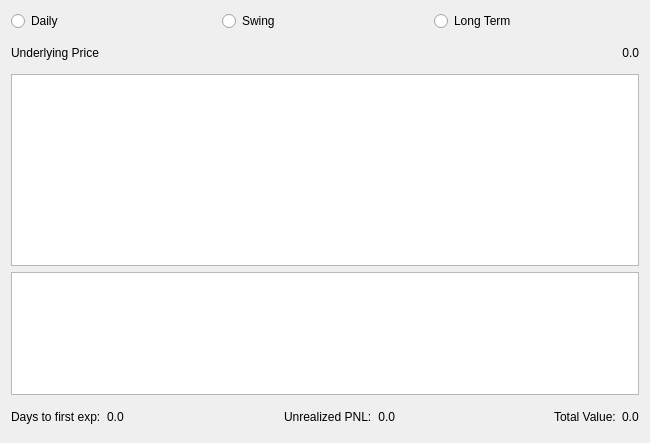
<?xml version="1.0" encoding="UTF-8"?>
<ui version="4.0">
 <class>Form</class>
 <widget class="QWidget" name="Form">
  <property name="geometry">
   <rect>
    <x>0</x>
    <y>0</y>
    <width>650</width>
    <height>443</height>
   </rect>
  </property>
  <property name="windowTitle">
   <string>Form</string>
  </property>
  <layout class="QGridLayout" name="gridLayout">
   <item row="0" column="0">
    <layout class="QVBoxLayout" name="verticalLayout_2" stretch="0,1,0,4,1">
     <item>
      <layout class="QHBoxLayout" name="horizontalLayout_3">
       <item>
        <widget class="QRadioButton" name="radioButton_3">
         <property name="text">
          <string>Daily</string>
         </property>
         <attribute name="buttonGroup">
          <string notr="true">buttonGroup</string>
         </attribute>
        </widget>
       </item>
       <item>
        <widget class="QRadioButton" name="radioButton_2">
         <property name="text">
          <string>Swing</string>
         </property>
         <attribute name="buttonGroup">
          <string notr="true">buttonGroup</string>
         </attribute>
        </widget>
       </item>
       <item>
        <widget class="QRadioButton" name="radioButton">
         <property name="text">
          <string>Long Term</string>
         </property>
         <attribute name="buttonGroup">
          <string notr="true">buttonGroup</string>
         </attribute>
        </widget>
       </item>
      </layout>
     </item>
     <item>
      <layout class="QHBoxLayout" name="horizontalLayout">
       <item>
        <widget class="QLabel" name="label_7">
         <property name="text">
          <string>Underlying Price</string>
         </property>
        </widget>
       </item>
       <item>
        <widget class="QLabel" name="underlying_price_label">
         <property name="text">
          <string>0.0</string>
         </property>
         <property name="alignment">
          <set>Qt::AlignRight|Qt::AlignTrailing|Qt::AlignVCenter</set>
         </property>
        </widget>
       </item>
      </layout>
     </item>
     <item>
      <widget class="QTableView" name="options_table"/>
     </item>
     <item>
      <widget class="QTextEdit" name="notes_window"/>
     </item>
     <item>
      <layout class="QHBoxLayout" name="horizontalLayout_2">
       <item>
        <widget class="QLabel" name="label_2">
         <property name="text">
          <string>Days to first exp:</string>
         </property>
        </widget>
       </item>
       <item>
        <widget class="QLabel" name="days_till_label">
         <property name="text">
          <string>0.0</string>
         </property>
        </widget>
       </item>
       <item>
        <spacer name="horizontalSpacer_2">
         <property name="orientation">
          <enum>Qt::Horizontal</enum>
         </property>
         <property name="sizeHint" stdset="0">
          <size>
           <width>40</width>
           <height>20</height>
          </size>
         </property>
        </spacer>
       </item>
       <item>
        <widget class="QLabel" name="label_3">
         <property name="text">
          <string>Unrealized PNL:</string>
         </property>
        </widget>
       </item>
       <item>
        <widget class="QLabel" name="unrealized_pnl_label">
         <property name="text">
          <string>0.0</string>
         </property>
         <property name="alignment">
          <set>Qt::AlignRight|Qt::AlignTrailing|Qt::AlignVCenter</set>
         </property>
        </widget>
       </item>
       <item>
        <spacer name="horizontalSpacer">
         <property name="orientation">
          <enum>Qt::Horizontal</enum>
         </property>
         <property name="sizeHint" stdset="0">
          <size>
           <width>40</width>
           <height>20</height>
          </size>
         </property>
        </spacer>
       </item>
       <item>
        <widget class="QLabel" name="label">
         <property name="text">
          <string>Total Value:</string>
         </property>
        </widget>
       </item>
       <item alignment="Qt::AlignRight">
        <widget class="QLabel" name="total_value_label">
         <property name="text">
          <string>0.0</string>
         </property>
        </widget>
       </item>
      </layout>
     </item>
    </layout>
   </item>
  </layout>
 </widget>
 <resources/>
 <connections/>
 <buttongroups>
  <buttongroup name="buttonGroup"/>
 </buttongroups>
</ui>
